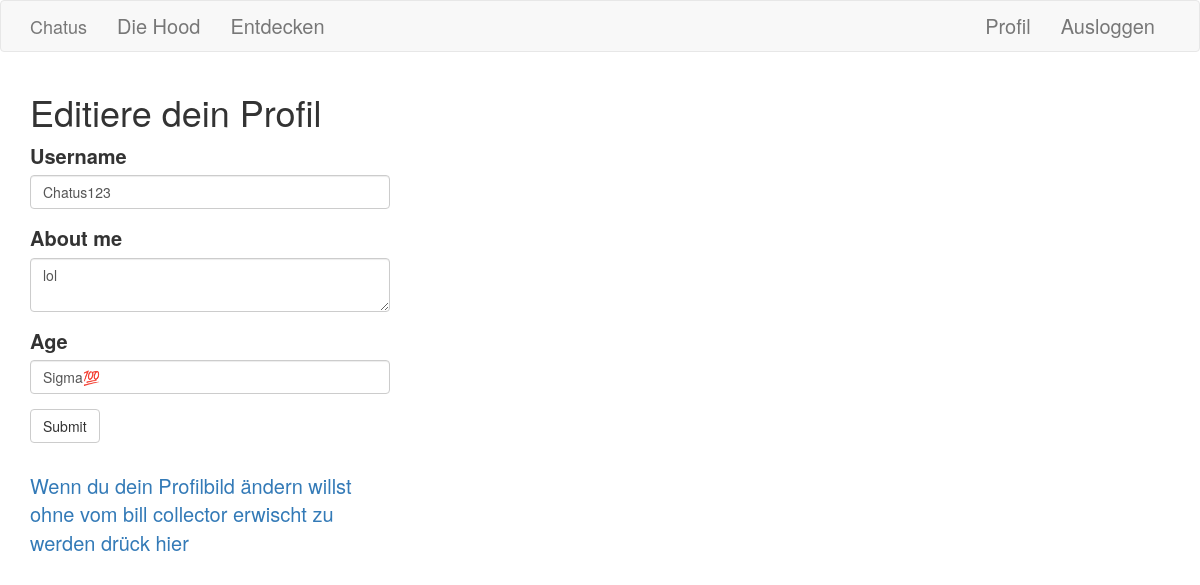
Screenshot of /edit_profile (signed in) with the database file from the repository.
### app/models.py (models this page shows, shortened)
class User(UserMixin, db.Model):
    id = db.Column(db.Integer, primary_key=True)
    username = db.Column(db.String(64), index=True, unique=True)
    email = db.Column(db.String(120), index=True, unique=True)
    password_hash = db.Column(db.String(128))
    posts = db.relationship('Post', backref='author', lazy='dynamic')
    about_me = db.Column(db.String(140))
    last_seen = db.Column(db.DateTime, default=datetime.utcnow)
    age = db.Column(db.String(20))
    followed = db.relationship(
        'User', secondary=followers,
        primaryjoin=(followers.c.follower_id == id),
        secondaryjoin=(followers.c.followed_id == id),
        backref=db.backref('followers', lazy='dynamic'), lazy='dynamic')

### app/auth/routes.py (the view)
@app.route('/edit_profile', methods=['GET', 'POST'])
@login_required
def edit_profile():
    form = EditProfileForm(current_user.username)
    if form.validate_on_submit():
        current_user.username = form.username.data
        current_user.about_me = form.about_me.data
        current_user.age = form.age.data
        db.session.commit()
        flash('Your changes have been saved.')
        return redirect(url_for('edit_profile'))
    elif request.method == 'GET':
        form.username.data = current_user.username
        form.about_me.data = current_user.about_me
        form.age.data = current_user.age
    return render_template('edit_profile.html', title='Edit Profile',
                           form=form)

### app/auth/forms.py (shortened to what this page needs)
class EditProfileForm(FlaskForm):
    username = StringField('Username', validators=[DataRequired()])
    about_me = TextAreaField('About me', validators=[Length(min=0, max=140)])
    age = StringField('Age', validators=[DataRequired()])
    submit = SubmitField('Submit')
    def __init__(self, original_username, *args, **kwargs):
        super(EditProfileForm, self).__init__(*args, **kwargs)
        self.original_username = original_username

### app/auth/routes.py (called while the page is built)
@app.before_request
def before_request():
    if current_user.is_authenticated:
        current_user.last_seen = datetime.utcnow()
        db.session.commit()

### app/models.py (called while the page is built)
@login.user_loader
def load_user(id):
    return User.query.get(int(id))

### app/templates/edit_profile.html
{% extends "base.html" %}
{% import 'bootstrap/wtf.html' as wtf %}
{% block app_content %}
    <h1>Editiere dein Profil</h1>
    <div class="row">
        <div class="col-md-4">
            {{ wtf.quick_form(form) }}
            <br>
            <a href="https://gravatar.com">Wenn du dein Profilbild ändern willst ohne vom bill collector erwischt zu werden drück hier</a>
        </div>
    </div>
{% endblock %}

### rows the page displays
User: username "Chatus123", about_me "lol", age "Sigma💯"
